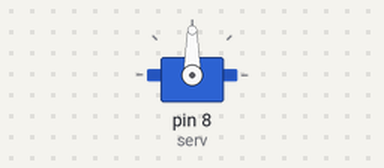
A sketch run on a simulated Arduino Uno, built with avr-gcc and run on an emulated ATmega328P. On the bench: servo.

Above: at 0.05 s.
At 4.0 s:
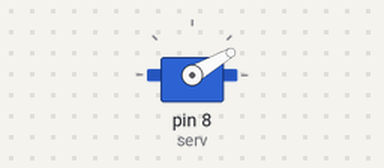
Timing chart, 0 to 5.2 s (numbered marks = the images above):
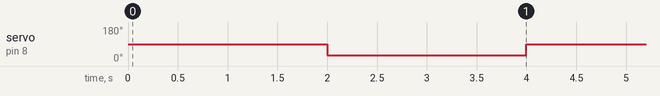

Measured:
- by itself, servo on pin 8 (serv): alternates 90° for 2.0 s and 30° for 2.0 s

The sketch:

sketch_feb03c.ino
```cpp
#include <Servo.h>

Servo serv;

void setup() {
  serv.attach(8); // servo's white wire is on pin D8
}

void loop() {
  serv.write(90);  // set servo to mid-point (90 degrees)
  delay(2000); // wait this many milliseconds
  serv.write(30);  // set servo to left (30 degrees)

  delay(2000); // wait

}
```
